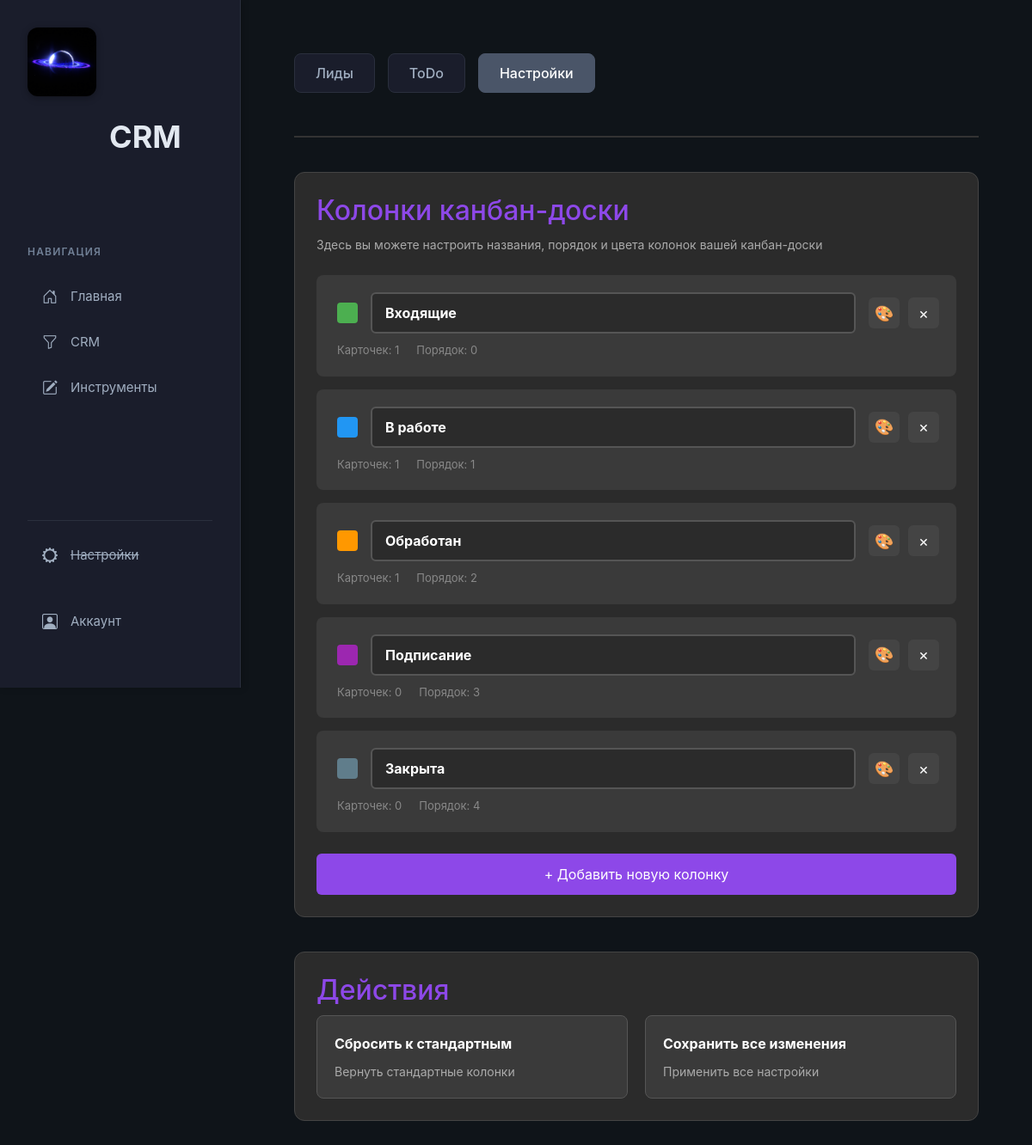
Page /crm/settings/ (signed in) on the earlier database version.
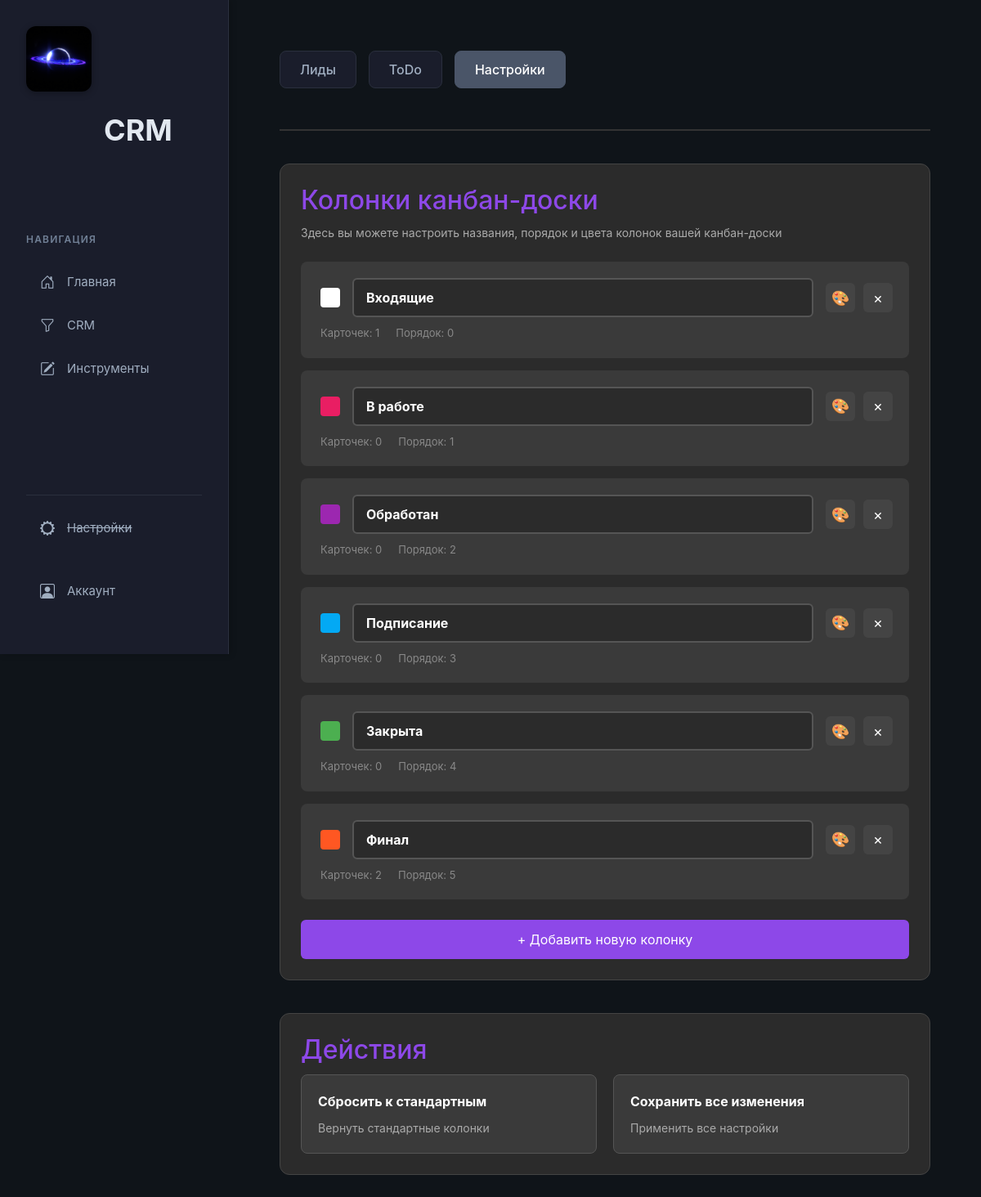
Same page on the later database version.
### crm/models.py (models this page shows, shortened)
class KanbanColumn(models.Model):
    user = models.ForeignKey(User, on_delete=models.CASCADE, related_name='kanban_columns', null=True, blank=True)
    title = models.CharField(max_length=50)
    color = models.CharField(max_length=20, default="#2b2b2b")
    order = models.PositiveIntegerField(default=0)
    class Meta:
        ordering = ['order']

### crm/views.py (the view)
# urls.py: path('settings/', views.crm_settings, name='crm_settings'),
@login_required
def crm_settings(request):
    columns = KanbanColumn.objects.filter(user=request.user).prefetch_related('leads').all()
    color_palette = [
        '#94A3B8', '#64748B', '#475569', '#334155',  # Серо-синие
        '#6B7280', '#9CA3AF', '#D1D5DB',             # Серые
        '#7C3AED', '#8B5CF6', '#A78BFA',             # Фиолетовые
        '#3B82F6', '#60A5FA', '#93C5FD',             # Синие
        '#10B981', '#34D399', '#6EE7B7',             # Зеленые
        '#F59E0B', '#FBBF24', '#FCD34D',             # Желтые
        '#EF4444', '#F87171', '#FCA5A5',             # Красные
    ]
    return render(request, 'crm/settings.html', {
        'columns': columns,
        'color_palette': color_palette
    })

### crm/templates/crm/settings.html (shortened to what this page needs)
{% extends 'main/layout.html' %}
{% load static %}
{% block content %}
<div class="crm-settings-page">
    <div class="settings-header">
        <div class="crm-header">
            <a href="{% url 'crm_page' %}"><button class="crm-btn">Лиды</button></a>
            <button class="crm-btn">ToDo</button>
            <a href="{% url 'crm_settings' %}"><button class="crm-btn active">Настройки</button></a>
        </div>
    </div>
    <div class="settings-sections">
        <div class="settings-section">
            <h2>Колонки канбан-доски</h2>
            <div class="settings-description">
                Здесь вы можете настроить названия, порядок и цвета колонок вашей канбан-доски
            </div>
            <div class="columns-list" id="columnsList">
                {% for column in columns %}
                <div class="column-item" data-column-id="{{ column.id }}">
                    <div class="column-item-header">
                        <div class="column-color" style="background-color: {{ column.color }};"></div>
                        <input type="text" class="column-title-input" value="{{ column.title }}"
                               data-original="{{ column.title }}" maxlength="50">
                        <div class="column-actions">
                            <button class="btn-color-picker" onclick="openColorPicker({{ column.id }})"
                                    title="Выбрать цвет">
                                🎨
                            </button>
                            <button class="btn-delete-column" onclick="deleteColumn({{ column.id }})"
                                    title="Удалить колонку">
                                ×
                            </button>
                        </div>
                    </div>
                    <div class="column-item-meta">
                        <span class="column-lead-count">Карточек: {{ column.leads.count }}</span>
                        <span class="column-order">Порядок: {{ column.order }}</span>
                    </div>
                </div>
                {% endfor %}
            </div>
            <div class="form-group">
                <button class="btn-add-column" onclick="addNewColumn()">
                    + Добавить новую колонку
                </button>
            </div>
        </div>
        <div class="settings-section">
            <h2>Действия</h2>
            <div class="actions-grid">
                <button class="btn-action" onclick="resetToDefault()">
                    <span class="action-title">Сбросить к стандартным</span>
                    <span class="action-desc">Вернуть стандартные колонки</span>
                </button>
                <button class="btn-action" onclick="saveAllChanges()">
                    <span class="action-title">Сохранить все изменения</span>
                    <span class="action-desc">Применить все настройки</span>
                </button>
            </div>
        </div>
    </div>
</div>
{% endblock %}

Differences in the rows shown:
changed KanbanColumn "Входящие": color "#4CAF50" → "#ffffff" (drawn)
changed KanbanColumn "В работе": color "#2196F3" → "#E91E63" (drawn); leads.count "1" → "0"
changed KanbanColumn "Обработан": color "#FF9800" → "#9C27B0" (drawn); leads.count "1" → "0"
changed KanbanColumn "Подписание": color "#9C27B0" → "#03A9F4" (drawn)
changed KanbanColumn "Закрыта": color "#607D8B" → "#4CAF50" (drawn)
added KanbanColumn: title "Финал", leads.count "2", order "5"
